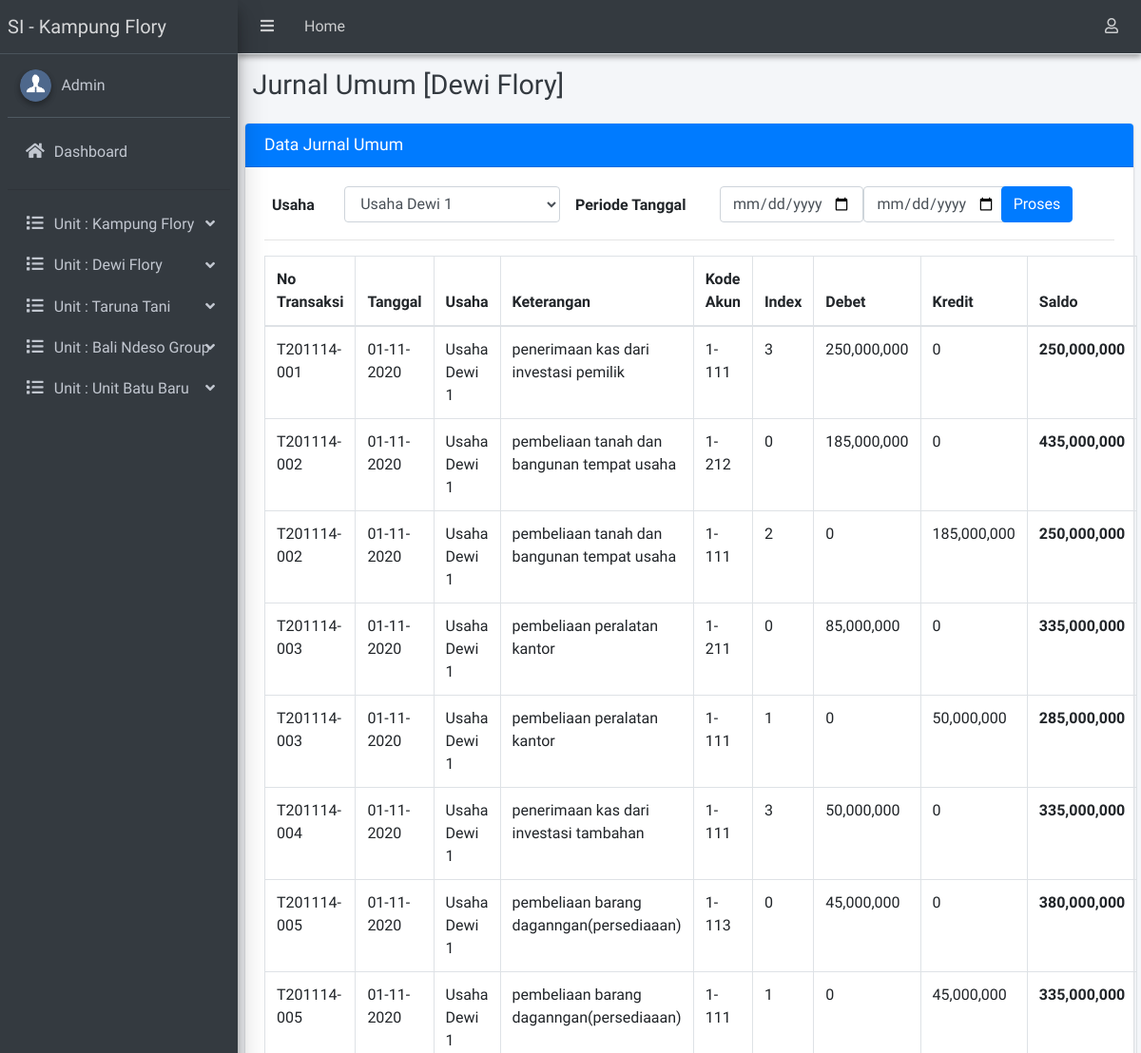
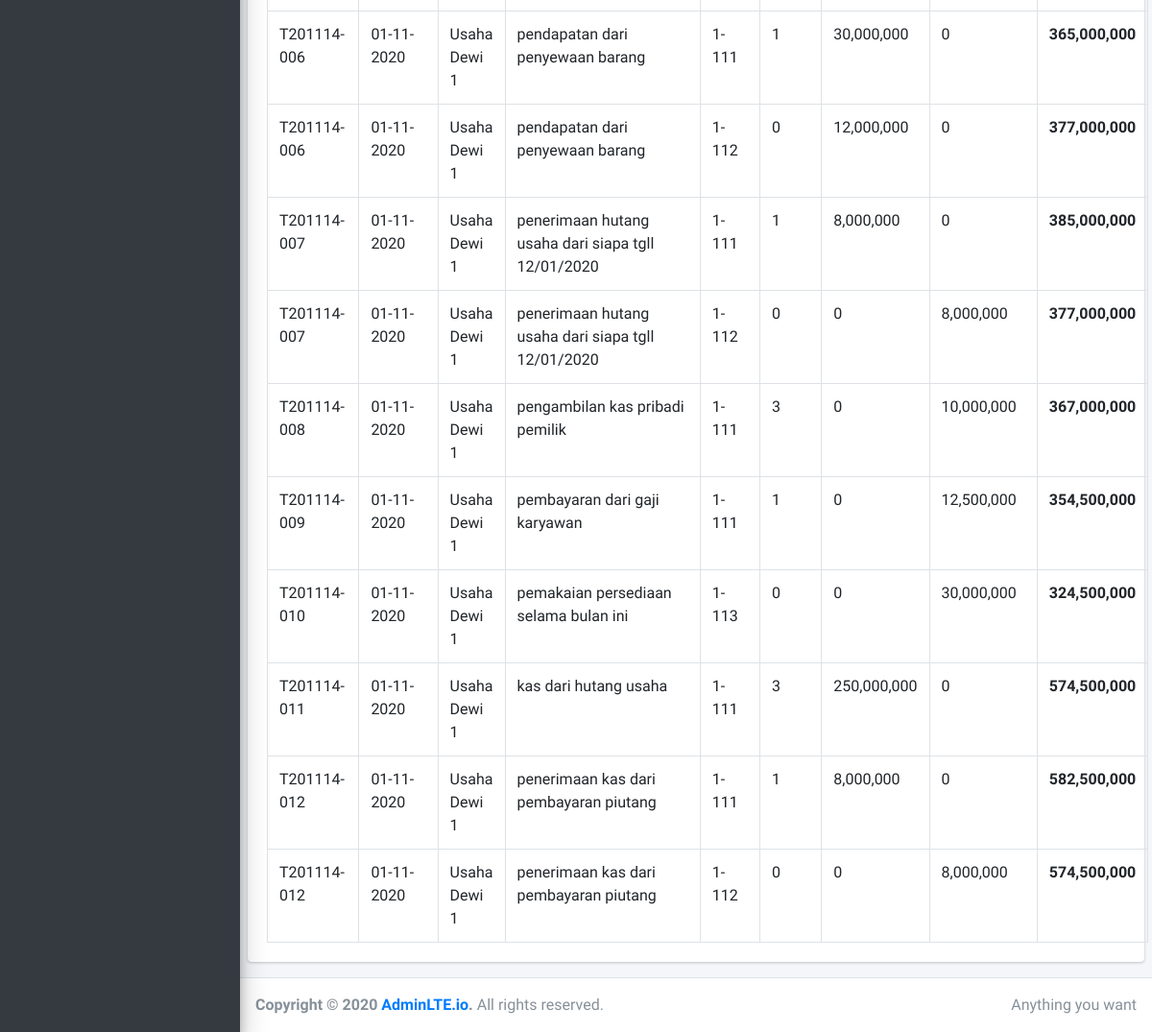
Screenshot of /admin/index.php?hal=lap_jurnal_umum&id=2 with the database file from the repository (2 pictures, top to bottom).
### tables this page shows
CREATE TABLE `tb_unit` (
  `id_unit` int(11) NOT NULL,
  `nama_unit` varchar(30) DEFAULT NULL,
  `jenis_usaha` varchar(100) DEFAULT NULL
);

CREATE TABLE `tb_transaksi` (
  `id_jurnal` int(11) NOT NULL,
  `id_transaksi` char(14) DEFAULT NULL,
  `tanggal` date DEFAULT NULL,
  `id_kegiatan` int(11) DEFAULT NULL,
  `kode_akun` varchar(20) DEFAULT NULL,
  `id_index` varchar(20) DEFAULT NULL,
  `keterangan` varchar(255) DEFAULT NULL,
  `debet` int(11) DEFAULT NULL,
  `kredit` int(11) DEFAULT NULL
);

CREATE TABLE `tb_kegiatan` (
  `id_kegiatan` int(11) NOT NULL,
  `id_unit` int(11) NOT NULL,
  `nama_kegiatan` varchar(50) NOT NULL
);

### setting/crud.php (called while the page is built, shortened)
<?php
    function caridata($conn,$qry){
    $row = $conn->query($qry)->fetch_array();
    return $row[0];
  }
?>

### setting/tanggal.php (called while the page is built, shortened)
<?php
	function tgl_indo($tgl){
			$tgl		= date_create($tgl);
			$tanggal	= date_format($tgl,"d-m-Y");
			return $tanggal;
	}
?>

### admin/lap_jurnal_umum.php (the view, shortened to what this page needs)
<div class="content-header">
  <div class="container-fluid">
    <div class="row mb-2">
      <div class="col-sm-12">
        <h1 class="m-0 text-dark">Jurnal Umum [<?=caridata($mysqli,"select nama_unit from tb_unit where id_unit='".$_GET['id']."'")?>]</h1>
      </div>
    </div>
  </div>
</div>
<section class="content">
  <div class="row">
    <div class="col-12">
      <div class="card card-primary">
        <div class="card-header">
          <h3 class="card-title primary">Data Jurnal Umum </h3>
        </div>
        <div class="card-body">
          <?php
          $id_unit=$_GET['id'];
          if(isset($_POST['par1'])){
            @$par1=$_POST['par1'];
            @$par2=$_POST['par2'];
            @$id_kegiatan=$_POST['id_kegiatan'];
            $where="where id_kegiatan='$id_kegiatan' and (tanggal between '$par1' and '$par2')";
          }else{
            $par1="";
            $par2="";
            $id_kegiatan="";
            $where="where id_unit='$id_unit'";
          }
          ?>
          <form role="form" id="quickForm" action="?hal=lap_jurnal_umum&id=<?=$id_unit?>" method="post">
            <div class="form-group row">
              <label for="nama" class="col-1 m-2">Usaha</label>
              <select class="form-control select2 col-3" name="id_kegiatan">
                <?php
                $query="SELECT * from tb_kegiatan where id_unit='$id_unit'";
                $result=$mysqli->query($query);
                $num_result=$result->num_rows;
                if ($num_result > 0 ) {
                  while ($data=mysqli_fetch_assoc($result)) { ?>
                    <option value="<?=$data['id_kegiatan']?>" <?=isselect(@$id_kegiatan,$data['id_kegiatan'])?>><?=$data['nama_kegiatan']?></option>
                  <?php }
                }
                ?>
              </select>
              <label  for="nama" class="col-2 m-2">Periode Tanggal</label>
              <input type="date" name="par1" class="form-control col-2" value="<?=@$par1?>" required="">
              <input type="date" name="par2" class="form-control col-2" value="<?=@$par2?>" required="">
              <div class="col-1">
                <input type="submit" name="proses" class="btn btn-primary" style="float: right" value="Proses">
              </div>
            </div>
          </form>
          <hr>
          <table id="example3" class="table table-bordered table-hover">
            <thead>
              <tr>
                <th>No Transaksi</th>
                <th>Tanggal</th>
                <th>Usaha</th>
                <th>Keterangan</th>
                <th>Kode Akun</th>
                <th>Index</th>
                <th>Debet</th>
                <th>Kredit</th>
                <th>Saldo</th>
              </tr>
            </thead>
            <tbody>
              <?php
              $saldo=0;
              $query      = "SELECT * from tb_transaksi join tb_kegiatan using(id_kegiatan) $where";
              $result     = $mysqli->query($query);
              $num_result = $result->num_rows;
              if ($num_result > 0) {
                while ($data = mysqli_fetch_assoc($result)) {
                  extract($data);
                  $saldo+=$debet;
                  $saldo-=$kredit;
                  ?>
                  <tr>
                    <td><?php echo $id_transaksi; ?></td>
                    <td><?php echo tgl_indo($tanggal); ?></td>
                    <td><?php echo $nama_kegiatan; ?></td>
                    <td><?php echo $keterangan; ?></td>
                    <td><?php echo $kode_akun; ?></td>
                    <td><?php echo $id_index; ?></td>
                    <td><?php echo number_format($debet,0); ?></td>
                    <td><?php echo number_format($kredit,0); ?></td>
                    <th><?php echo number_format($saldo,0); ?></th>
                  </tr>
                <?php }}?>
              </table>
            </div>
          </div>
        </div>
      </div>
    </section>

### admin/_menu.php (shortened to what this page needs)
<li class="nav-item">
	<a href="?hal=beranda" class="nav-link">
		<i class="nav-icon fas fa-home"></i>
		<p> Dashboard </p>
	</a>
</li>
<li class="nav-item">
	<hr>
</li>
<?php
$query="SELECT * from tb_unit";
$result=$mysqli->query($query);
$num_result=$result->num_rows;
if ($num_result > 0 ) {
	while ($data=mysqli_fetch_assoc($result)) {
		extract($data);  ?>
		<li class="nav-item has-treeview">
			<a href="#" class="nav-link">
				<i class="nav-icon fas fa-list"></i>
				<p>
					Unit : <?=$nama_unit;?>
					<i class="fas fa-angle-down right"></i>
				</p>
			</a>
		</li>
		<?php } } ?>

### rows the page displays
tb_unit: nama_unit "Kampung Flory"
tb_unit: nama_unit "Dewi Flory"
tb_unit: nama_unit "Taruna Tani"
tb_unit: nama_unit "Bali Ndeso Group"
tb_unit: nama_unit "Unit Batu Baru"
tb_transaksi: id_transaksi "T201114-001", tanggal "01-11-2020", id_kegiatan.nama_kegiatan "Usaha Dewi 1", keterangan "penerimaan kas dari investasi pemilik", kode_akun "1-111", id_index "3", debet "250,000,000", kredit "0", saldo "250,000,000"
tb_transaksi: id_transaksi "T201114-002", tanggal "01-11-2020", id_kegiatan.nama_kegiatan "Usaha Dewi 1", keterangan "pembeliaan tanah dan bangunan tempat usaha", kode_akun "1-212", id_index "0", debet "185,000,000", kredit "0", saldo "435,000,000"
tb_transaksi: id_transaksi "T201114-002", tanggal "01-11-2020", id_kegiatan.nama_kegiatan "Usaha Dewi 1", keterangan "pembeliaan tanah dan bangunan tempat usaha", kode_akun "1-111", id_index "2", debet "0", kredit "185,000,000", saldo "250,000,000"
tb_transaksi: id_transaksi "T201114-003", tanggal "01-11-2020", id_kegiatan.nama_kegiatan "Usaha Dewi 1", keterangan "pembeliaan peralatan kantor", kode_akun "1-211", id_index "0", debet "85,000,000", kredit "0", saldo "335,000,000"
tb_transaksi: id_transaksi "T201114-003", tanggal "01-11-2020", id_kegiatan.nama_kegiatan "Usaha Dewi 1", keterangan "pembeliaan peralatan kantor", kode_akun "1-111", id_index "1", debet "0", kredit "50,000,000", saldo "285,000,000"
tb_transaksi: id_transaksi "T201114-004", tanggal "01-11-2020", id_kegiatan.nama_kegiatan "Usaha Dewi 1", keterangan "penerimaan kas dari investasi tambahan", kode_akun "1-111", id_index "3", debet "50,000,000", kredit "0", saldo "335,000,000"
tb_transaksi: id_transaksi "T201114-005", tanggal "01-11-2020", id_kegiatan.nama_kegiatan "Usaha Dewi 1", keterangan "pembeliaan barang daganngan(persediaaan)", kode_akun "1-113", id_index "0", debet "45,000,000", kredit "0", saldo "380,000,000"
tb_transaksi: id_transaksi "T201114-005", tanggal "01-11-2020", id_kegiatan.nama_kegiatan "Usaha Dewi 1", keterangan "pembeliaan barang daganngan(persediaaan)", kode_akun "1-111", id_index "1", debet "0", kredit "45,000,000", saldo "335,000,000"
tb_transaksi: id_transaksi "T201114-006", tanggal "01-11-2020", id_kegiatan.nama_kegiatan "Usaha Dewi 1", keterangan "pendapatan dari penyewaan barang", kode_akun "1-111", id_index "1", debet "30,000,000", kredit "0", saldo "365,000,000"
tb_transaksi: id_transaksi "T201114-006", tanggal "01-11-2020", id_kegiatan.nama_kegiatan "Usaha Dewi 1", keterangan "pendapatan dari penyewaan barang", kode_akun "1-112", id_index "0", debet "12,000,000", kredit "0", saldo "377,000,000"
tb_transaksi: id_transaksi "T201114-007", tanggal "01-11-2020", id_kegiatan.nama_kegiatan "Usaha Dewi 1", keterangan "penerimaan hutang usaha dari siapa tgll 12/01/2020", kode_akun "1-111", id_index "1", debet "8,000,000", kredit "0", saldo "385,000,000"
tb_transaksi: id_transaksi "T201114-007", tanggal "01-11-2020", id_kegiatan.nama_kegiatan "Usaha Dewi 1", keterangan "penerimaan hutang usaha dari siapa tgll 12/01/2020", kode_akun "1-112", id_index "0", debet "0", kredit "8,000,000", saldo "377,000,000"
tb_transaksi: id_transaksi "T201114-008", tanggal "01-11-2020", id_kegiatan.nama_kegiatan "Usaha Dewi 1", keterangan "pengambilan kas pribadi pemilik", kode_akun "1-111", id_index "3", debet "0", kredit "10,000,000", saldo "367,000,000"
tb_transaksi: id_transaksi "T201114-009", tanggal "01-11-2020", id_kegiatan.nama_kegiatan "Usaha Dewi 1", keterangan "pembayaran dari gaji karyawan", kode_akun "1-111", id_index "1", debet "0", kredit "12,500,000", saldo "354,500,000"
tb_transaksi: id_transaksi "T201114-010", tanggal "01-11-2020", id_kegiatan.nama_kegiatan "Usaha Dewi 1", keterangan "pemakaian persediaan selama bulan ini", kode_akun "1-113", id_index "0", debet "0", kredit "30,000,000", saldo "324,500,000"
tb_transaksi: id_transaksi "T201114-011", tanggal "01-11-2020", id_kegiatan.nama_kegiatan "Usaha Dewi 1", keterangan "kas dari hutang usaha", kode_akun "1-111", id_index "3", debet "250,000,000", kredit "0", saldo "574,500,000"
tb_transaksi: id_transaksi "T201114-012", tanggal "01-11-2020", id_kegiatan.nama_kegiatan "Usaha Dewi 1", keterangan "penerimaan kas dari pembayaran piutang", kode_akun "1-111", id_index "1", debet "8,000,000", kredit "0", saldo "582,500,000"
tb_transaksi: id_transaksi "T201114-012", tanggal "01-11-2020", id_kegiatan.nama_kegiatan "Usaha Dewi 1", keterangan "penerimaan kas dari pembayaran piutang", kode_akun "1-112", id_index "0", debet "0", kredit "8,000,000", saldo "574,500,000"

### other values shown
form field id_kegiatan "Usaha Dewi 1"
